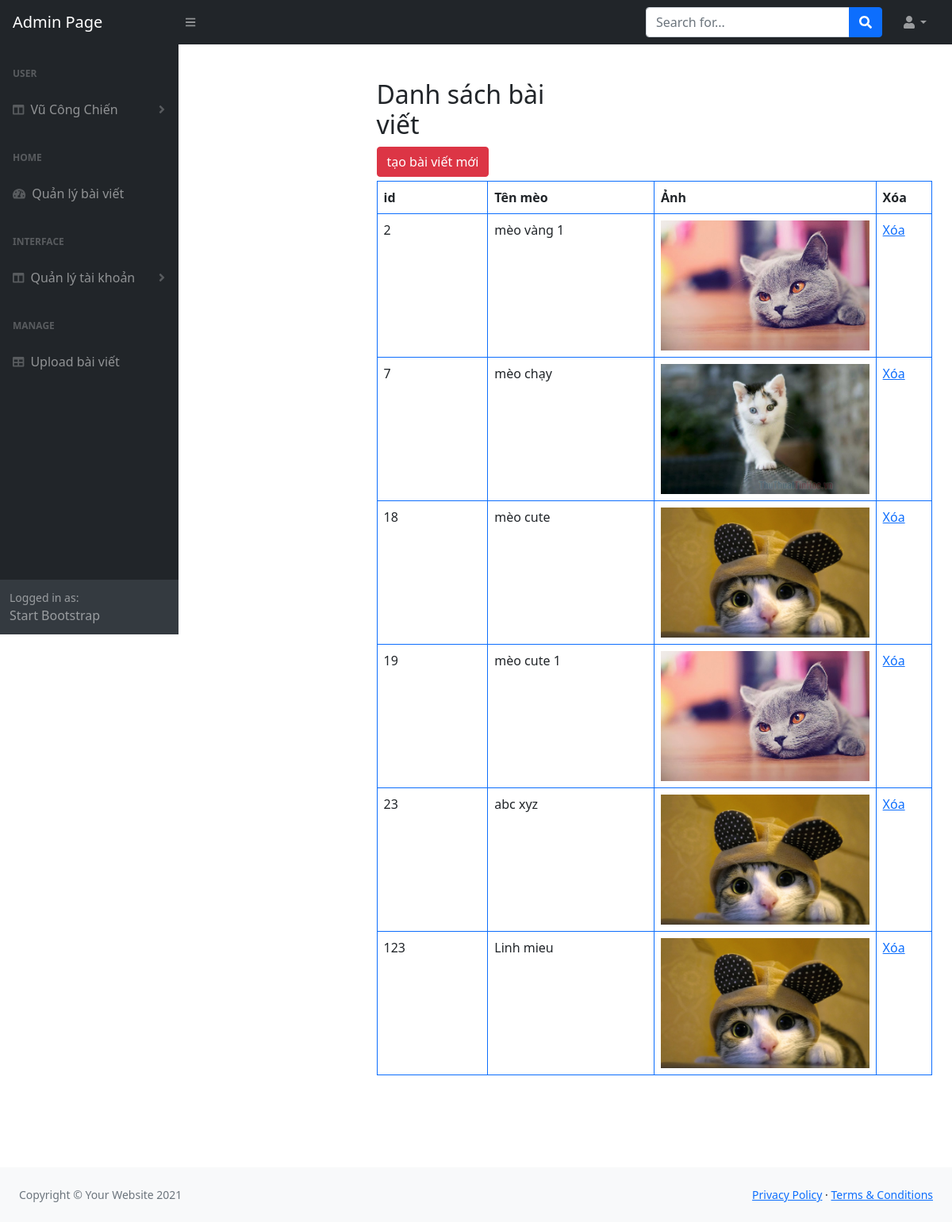
The app's page /PHP/pagead/list_content.php (signed in) with its own data.
### tables this page shows
CREATE TABLE `content` (
  `mssv` int(11) NOT NULL,
  `hoten` varchar(200) NOT NULL,
  `hinhanh` varchar(200) NOT NULL
);

### PHP/pagead/list_content.php (the view, shortened to what this page needs)
<!DOCTYPE html>
<html lang="en">
    <head>
        <link href="https://cdn.jsdelivr.net/npm/simple-datatables@latest/dist/style.css" rel="stylesheet" />
        <link href="css/styles.css" rel="stylesheet" />
    </head>
    <body class="sb-nav-fixed">
    <?
    include './connect_db.php';
    ?>
    <div id="layoutAuthentication">
            <div id="layoutAuthentication_content">
                <main>
                    <div class="container">
                        <div class="row justify-content-center">
                            <div class="col-lg-5">
                                <div class="" style="padding: 100px">
                                <?php
                                    include './connect_db.php';
                                            ?>
                                    <?
    include './connect_db.php';
    $result = mysqli_query($con, "SELECT * FROM content");
    ?>
     <div id="user-info">
            <h2 class="justify-content-center">Danh sách bài viết</h2>
            <a href="./upload.php" class="btn btn-danger" style="margin-bottom: 5px;">tạo bài viết mới</a>
            <table class="table table-bordered border-primary" style="width:700px;">
                <tr>
                    <th>id</th>
                    <th>Tên mèo</th>
                    <th>Ảnh</th>
                    <th>Xóa</th>
                </tr>
                <?php
                    while ($row = mysqli_fetch_array($result)){
                ?>
                <tr>
                    <td width="20%"><?= $row['mssv'] ?></td>
                    <td width="30%"><?= $row['hoten'] ?></td>
                    <td><img class="img-fluid" src="<?= $row['hinhanh'] ?>"></td>
                    <td width="10%"><a href="delete_ct.php?mssv= <?= $row['mssv'] ?>">Xóa</a></td>
                </tr>
                <?php } ?>
            </table>
        </div>
                                </div>
                            </div>
                        </div>
                    </div>
                </main>
            </div>
            <div id="layoutAuthentication_footer">
                <footer class="py-4 bg-light mt-auto">
                    <div class="container-fluid px-4">
                        <div class="d-flex align-items-center justify-content-between small">
                            <div class="text-muted">Copyright &copy; Your Website 2021</div>
                            <div>
                                <a href="#">Privacy Policy</a>
                                &middot;
                                <a href="#">Terms &amp; Conditions</a>
                            </div>
                        </div>
                    </div>
                </footer>
            </div>
        </div>
        <nav class="sb-topnav navbar navbar-expand navbar-dark bg-dark">
            <a class="navbar-brand ps-3" href="index.php">Admin Page</a>
            <button class="btn btn-link btn-sm order-1 order-lg-0 me-4 me-lg-0" id="sidebarToggle" href="#!"><i class="fas fa-bars"></i></button>
            <form class="d-none d-md-inline-block form-inline ms-auto me-0 me-md-3 my-2 my-md-0">
                <div class="input-group">
                    <input class="form-control" type="text" placeholder="Search for..." aria-label="Search for..." aria-describedby="btnNavbarSearch" />
                    <button class="btn btn-primary" id="btnNavbarSearch" type="button"><i class="fas fa-search"></i></button>
                </div>
            </form>
            <ul class="navbar-nav ms-auto ms-md-0 me-3 me-lg-4">
                <li class="nav-item dropdown">
                    <a class="nav-link dropdown-toggle" id="navbarDropdown" href="#" role="button" data-bs-toggle="dropdown" aria-expanded="false"><i class="fas fa-user fa-fw"></i></a>
                </li>
            </ul>
        </nav>
        <div id="layoutSidenav">
            <div id="layoutSidenav_nav">
                <nav class="sb-sidenav accordion sb-sidenav-dark" id="sidenavAccordion">
                    <div class="sb-sidenav-menu">
                        <div class="nav">
                            <div class="sb-sidenav-menu-heading">User</div>
                            <?php if (empty($_SESSION['current_user'])) { ?>
                            <a class="nav-link collapsed" href="#" data-bs-toggle="collapse" data-bs-target="#collapseLayouts1" aria-expanded="false" aria-controls="collapseLayouts1">
                                <div class="sb-nav-link-icon"><i class="fas fa-columns"></i></div>
                                User
                                <div class="sb-sidenav-collapse-arrow"><i class="fas fa-angle-down"></i></div>
                            </a>
                            <?php } else {
                                $currentUser = $_SESSION['current_user'];
                            ?>
                            <a class="nav-link collapsed" href="#" data-bs-toggle="collapse" data-bs-target="#collapseLayouts1" aria-expanded="false" aria-controls="collapseLayouts1">
                                <div class="sb-nav-link-icon"><i class="fas fa-columns"></i></div>
                                <?= $currentUser['fullname'] ?>
                                <div class="sb-sidenav-collapse-arrow"><i class="fas fa-angle-down"></i></div>
                            </a>
                            <?php } ?>
                            <div class="sb-sidenav-menu-heading">Home</div>
                            <a class="nav-link" href="list_content.php">
                                <div class="sb-nav-link-icon"><i class="fas fa-tachometer-alt"></i></div>
                                Quản lý bài viết
                            </a>
                            <div class="sb-sidenav-menu-heading">Interface</div>
                            <a class="nav-link collapsed" href="#" data-bs-toggle="collapse" data-bs-target="#collapseLayouts" aria-expanded="false" aria-controls="collapseLayouts">
                                <div class="sb-nav-link-icon"><i class="fas fa-columns"></i></div>
                                Quản lý tài khoản
                                <div class="sb-sidenav-collapse-arrow"><i class="fas fa-angle-down"></i></div>
                            </a>
                            <div class="sb-sidenav-menu-heading">Manage</div>
                            <a class="nav-link" href="upload.php">
                                <div class="sb-nav-link-icon"><i class="fas fa-table"></i></div>
                                Upload bài viết
                            </a>
                        </div>
                    </div>
                    <div class="sb-sidenav-footer">
                        <div class="small">Logged in as:</div>
                        Start Bootstrap
                    </div>
                </nav>
            </div>
        </div>
    </body>
</html>

### records on screen
content: mssv "2", hoten "mèo vàng 1", hinhanh (picture)
content: mssv "7", hoten "mèo chạy", hinhanh (picture)
content: mssv "18", hoten "mèo cute", hinhanh (picture)
content: mssv "19", hoten "mèo cute 1", hinhanh (picture)
content: mssv "23", hoten "abc xyz", hinhanh (picture)
content: mssv "123", hoten "Linh mieu", hinhanh (picture)

### other values on screen
$currentUser['fullname'] "Vũ Công Chiến"
